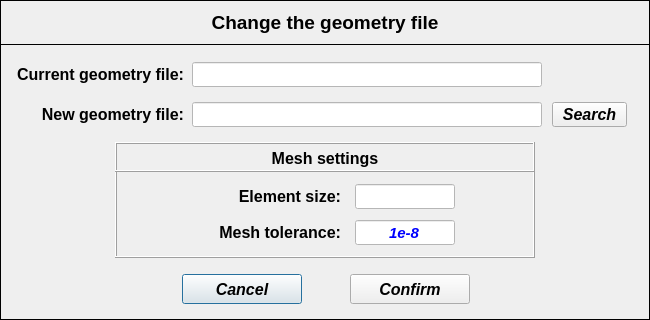
<?xml version="1.0" encoding="UTF-8"?>
<ui version="4.0">
 <class>Dialog</class>
 <widget class="QDialog" name="Dialog">
  <property name="geometry">
   <rect>
    <x>0</x>
    <y>0</y>
    <width>650</width>
    <height>320</height>
   </rect>
  </property>
  <property name="minimumSize">
   <size>
    <width>650</width>
    <height>320</height>
   </size>
  </property>
  <property name="maximumSize">
   <size>
    <width>650</width>
    <height>320</height>
   </size>
  </property>
  <property name="windowTitle">
   <string>Set Geometry File</string>
  </property>
  <widget class="QFrame" name="frame">
   <property name="geometry">
    <rect>
     <x>0</x>
     <y>0</y>
     <width>650</width>
     <height>320</height>
    </rect>
   </property>
   <property name="minimumSize">
    <size>
     <width>650</width>
     <height>320</height>
    </size>
   </property>
   <property name="maximumSize">
    <size>
     <width>650</width>
     <height>320</height>
    </size>
   </property>
   <property name="frameShape">
    <enum>QFrame::Box</enum>
   </property>
   <property name="frameShadow">
    <enum>QFrame::Plain</enum>
   </property>
   <property name="lineWidth">
    <number>1</number>
   </property>
   <widget class="QLabel" name="label">
    <property name="geometry">
     <rect>
      <x>0</x>
      <y>0</y>
      <width>650</width>
      <height>45</height>
     </rect>
    </property>
    <property name="minimumSize">
     <size>
      <width>650</width>
      <height>45</height>
     </size>
    </property>
    <property name="maximumSize">
     <size>
      <width>650</width>
      <height>45</height>
     </size>
    </property>
    <property name="font">
     <font>
      <family>Arial</family>
      <pointsize>14</pointsize>
      <weight>75</weight>
      <italic>false</italic>
      <bold>true</bold>
     </font>
    </property>
    <property name="frameShape">
     <enum>QFrame::Box</enum>
    </property>
    <property name="text">
     <string>&lt;html&gt;&lt;head/&gt;&lt;body&gt;&lt;p align=&quot;center&quot;&gt;Change the geometry file&lt;/p&gt;&lt;/body&gt;&lt;/html&gt;</string>
    </property>
    <property name="alignment">
     <set>Qt::AlignCenter</set>
    </property>
   </widget>
   <widget class="QLabel" name="label_2">
    <property name="geometry">
     <rect>
      <x>14</x>
      <y>62</y>
      <width>170</width>
      <height>25</height>
     </rect>
    </property>
    <property name="minimumSize">
     <size>
      <width>170</width>
      <height>25</height>
     </size>
    </property>
    <property name="maximumSize">
     <size>
      <width>170</width>
      <height>25</height>
     </size>
    </property>
    <property name="font">
     <font>
      <family>Arial</family>
      <pointsize>12</pointsize>
      <weight>75</weight>
      <italic>false</italic>
      <bold>true</bold>
     </font>
    </property>
    <property name="text">
     <string>&lt;html&gt;&lt;head/&gt;&lt;body&gt;&lt;p align=&quot;right&quot;&gt;Current geometry file:&lt;/p&gt;&lt;/body&gt;&lt;/html&gt;</string>
    </property>
    <property name="alignment">
     <set>Qt::AlignRight|Qt::AlignTrailing|Qt::AlignVCenter</set>
    </property>
   </widget>
   <widget class="QLineEdit" name="lineEdit_current_geometry_file_path">
    <property name="enabled">
     <bool>false</bool>
    </property>
    <property name="geometry">
     <rect>
      <x>192</x>
      <y>62</y>
      <width>350</width>
      <height>25</height>
     </rect>
    </property>
    <property name="minimumSize">
     <size>
      <width>350</width>
      <height>25</height>
     </size>
    </property>
    <property name="maximumSize">
     <size>
      <width>350</width>
      <height>25</height>
     </size>
    </property>
    <property name="font">
     <font>
      <family>Arial</family>
      <pointsize>10</pointsize>
      <weight>50</weight>
      <italic>true</italic>
      <bold>false</bold>
     </font>
    </property>
    <property name="styleSheet">
     <string notr="true">color: rgb(0, 0, 0);
background-color: rgb(255, 255, 255);</string>
    </property>
    <property name="alignment">
     <set>Qt::AlignCenter</set>
    </property>
   </widget>
   <widget class="QToolButton" name="toolButton_search_new_geometry_file">
    <property name="geometry">
     <rect>
      <x>552</x>
      <y>102</y>
      <width>75</width>
      <height>25</height>
     </rect>
    </property>
    <property name="sizePolicy">
     <sizepolicy hsizetype="Expanding" vsizetype="Expanding">
      <horstretch>0</horstretch>
      <verstretch>0</verstretch>
     </sizepolicy>
    </property>
    <property name="minimumSize">
     <size>
      <width>75</width>
      <height>25</height>
     </size>
    </property>
    <property name="maximumSize">
     <size>
      <width>75</width>
      <height>25</height>
     </size>
    </property>
    <property name="sizeIncrement">
     <size>
      <width>0</width>
      <height>1</height>
     </size>
    </property>
    <property name="font">
     <font>
      <family>Arial</family>
      <pointsize>12</pointsize>
      <weight>75</weight>
      <italic>true</italic>
      <bold>true</bold>
     </font>
    </property>
    <property name="text">
     <string>Search</string>
    </property>
   </widget>
   <widget class="QLineEdit" name="lineEdit_new_geometry_file_path">
    <property name="enabled">
     <bool>false</bool>
    </property>
    <property name="geometry">
     <rect>
      <x>192</x>
      <y>102</y>
      <width>350</width>
      <height>25</height>
     </rect>
    </property>
    <property name="minimumSize">
     <size>
      <width>350</width>
      <height>25</height>
     </size>
    </property>
    <property name="maximumSize">
     <size>
      <width>350</width>
      <height>25</height>
     </size>
    </property>
    <property name="font">
     <font>
      <family>Arial</family>
      <pointsize>10</pointsize>
      <weight>50</weight>
      <italic>true</italic>
      <bold>false</bold>
     </font>
    </property>
    <property name="styleSheet">
     <string notr="true">color: rgb(0, 0, 255);
background-color: rgb(255, 255, 255);</string>
    </property>
    <property name="alignment">
     <set>Qt::AlignCenter</set>
    </property>
   </widget>
   <widget class="QLabel" name="label_3">
    <property name="geometry">
     <rect>
      <x>14</x>
      <y>102</y>
      <width>170</width>
      <height>25</height>
     </rect>
    </property>
    <property name="minimumSize">
     <size>
      <width>170</width>
      <height>25</height>
     </size>
    </property>
    <property name="maximumSize">
     <size>
      <width>170</width>
      <height>25</height>
     </size>
    </property>
    <property name="font">
     <font>
      <family>Arial</family>
      <pointsize>12</pointsize>
      <weight>75</weight>
      <italic>false</italic>
      <bold>true</bold>
     </font>
    </property>
    <property name="text">
     <string>&lt;html&gt;&lt;head/&gt;&lt;body&gt;&lt;p align=&quot;right&quot;&gt;New geometry file:&lt;/p&gt;&lt;/body&gt;&lt;/html&gt;</string>
    </property>
    <property name="alignment">
     <set>Qt::AlignRight|Qt::AlignTrailing|Qt::AlignVCenter</set>
    </property>
   </widget>
   <widget class="QPushButton" name="pushButton_cancel">
    <property name="geometry">
     <rect>
      <x>182</x>
      <y>274</y>
      <width>120</width>
      <height>30</height>
     </rect>
    </property>
    <property name="minimumSize">
     <size>
      <width>120</width>
      <height>30</height>
     </size>
    </property>
    <property name="maximumSize">
     <size>
      <width>120</width>
      <height>30</height>
     </size>
    </property>
    <property name="font">
     <font>
      <family>Arial</family>
      <pointsize>12</pointsize>
      <weight>75</weight>
      <italic>true</italic>
      <bold>true</bold>
     </font>
    </property>
    <property name="text">
     <string>Cancel</string>
    </property>
   </widget>
   <widget class="QPushButton" name="pushButton_confirm">
    <property name="geometry">
     <rect>
      <x>350</x>
      <y>274</y>
      <width>120</width>
      <height>30</height>
     </rect>
    </property>
    <property name="minimumSize">
     <size>
      <width>120</width>
      <height>30</height>
     </size>
    </property>
    <property name="maximumSize">
     <size>
      <width>120</width>
      <height>30</height>
     </size>
    </property>
    <property name="font">
     <font>
      <family>Arial</family>
      <pointsize>12</pointsize>
      <weight>75</weight>
      <italic>true</italic>
      <bold>true</bold>
     </font>
    </property>
    <property name="text">
     <string>Confirm</string>
    </property>
   </widget>
   <widget class="QFrame" name="frame_2">
    <property name="geometry">
     <rect>
      <x>115</x>
      <y>170</y>
      <width>420</width>
      <height>88</height>
     </rect>
    </property>
    <property name="minimumSize">
     <size>
      <width>420</width>
      <height>88</height>
     </size>
    </property>
    <property name="maximumSize">
     <size>
      <width>420</width>
      <height>88</height>
     </size>
    </property>
    <property name="frameShape">
     <enum>QFrame::Box</enum>
    </property>
    <property name="frameShadow">
     <enum>QFrame::Raised</enum>
    </property>
    <widget class="QLineEdit" name="lineEdit_element_size">
     <property name="enabled">
      <bool>true</bool>
     </property>
     <property name="geometry">
      <rect>
       <x>240</x>
       <y>14</y>
       <width>100</width>
       <height>25</height>
      </rect>
     </property>
     <property name="minimumSize">
      <size>
       <width>100</width>
       <height>25</height>
      </size>
     </property>
     <property name="maximumSize">
      <size>
       <width>100</width>
       <height>25</height>
      </size>
     </property>
     <property name="font">
      <font>
       <family>Arial</family>
       <pointsize>11</pointsize>
       <weight>75</weight>
       <italic>true</italic>
       <bold>true</bold>
      </font>
     </property>
     <property name="styleSheet">
      <string notr="true">background-color: rgb(255, 255, 255);
color: rgb(0, 0, 255);</string>
     </property>
     <property name="alignment">
      <set>Qt::AlignCenter</set>
     </property>
    </widget>
    <widget class="QLabel" name="label_4">
     <property name="geometry">
      <rect>
       <x>76</x>
       <y>14</y>
       <width>150</width>
       <height>25</height>
      </rect>
     </property>
     <property name="minimumSize">
      <size>
       <width>150</width>
       <height>25</height>
      </size>
     </property>
     <property name="maximumSize">
      <size>
       <width>150</width>
       <height>25</height>
      </size>
     </property>
     <property name="font">
      <font>
       <family>Arial</family>
       <pointsize>12</pointsize>
       <weight>75</weight>
       <italic>false</italic>
       <bold>true</bold>
      </font>
     </property>
     <property name="text">
      <string>&lt;html&gt;&lt;head/&gt;&lt;body&gt;&lt;p align=&quot;right&quot;&gt;Element size:&lt;/p&gt;&lt;/body&gt;&lt;/html&gt;</string>
     </property>
     <property name="alignment">
      <set>Qt::AlignRight|Qt::AlignTrailing|Qt::AlignVCenter</set>
     </property>
    </widget>
    <widget class="QLineEdit" name="lineEdit_geometry_tolerance">
     <property name="enabled">
      <bool>true</bool>
     </property>
     <property name="geometry">
      <rect>
       <x>240</x>
       <y>50</y>
       <width>100</width>
       <height>25</height>
      </rect>
     </property>
     <property name="minimumSize">
      <size>
       <width>100</width>
       <height>25</height>
      </size>
     </property>
     <property name="maximumSize">
      <size>
       <width>100</width>
       <height>25</height>
      </size>
     </property>
     <property name="font">
      <font>
       <family>Arial</family>
       <pointsize>11</pointsize>
       <weight>75</weight>
       <italic>true</italic>
       <bold>true</bold>
      </font>
     </property>
     <property name="styleSheet">
      <string notr="true">background-color: rgb(255, 255, 255);
color: rgb(0, 0, 255);</string>
     </property>
     <property name="text">
      <string>1e-8</string>
     </property>
     <property name="alignment">
      <set>Qt::AlignCenter</set>
     </property>
    </widget>
    <widget class="QLabel" name="label_6">
     <property name="geometry">
      <rect>
       <x>76</x>
       <y>50</y>
       <width>150</width>
       <height>25</height>
      </rect>
     </property>
     <property name="minimumSize">
      <size>
       <width>150</width>
       <height>25</height>
      </size>
     </property>
     <property name="maximumSize">
      <size>
       <width>150</width>
       <height>25</height>
      </size>
     </property>
     <property name="font">
      <font>
       <family>Arial</family>
       <pointsize>12</pointsize>
       <weight>75</weight>
       <italic>false</italic>
       <bold>true</bold>
      </font>
     </property>
     <property name="text">
      <string>&lt;html&gt;&lt;head/&gt;&lt;body&gt;&lt;p align=&quot;right&quot;&gt;Mesh tolerance:&lt;/p&gt;&lt;/body&gt;&lt;/html&gt;</string>
     </property>
     <property name="alignment">
      <set>Qt::AlignRight|Qt::AlignTrailing|Qt::AlignVCenter</set>
     </property>
    </widget>
   </widget>
   <widget class="QFrame" name="frame_3">
    <property name="geometry">
     <rect>
      <x>115</x>
      <y>142</y>
      <width>420</width>
      <height>30</height>
     </rect>
    </property>
    <property name="minimumSize">
     <size>
      <width>420</width>
      <height>30</height>
     </size>
    </property>
    <property name="maximumSize">
     <size>
      <width>420</width>
      <height>30</height>
     </size>
    </property>
    <property name="frameShape">
     <enum>QFrame::Box</enum>
    </property>
    <property name="frameShadow">
     <enum>QFrame::Raised</enum>
    </property>
    <widget class="QLabel" name="label_7">
     <property name="geometry">
      <rect>
       <x>125</x>
       <y>4</y>
       <width>170</width>
       <height>25</height>
      </rect>
     </property>
     <property name="minimumSize">
      <size>
       <width>170</width>
       <height>25</height>
      </size>
     </property>
     <property name="maximumSize">
      <size>
       <width>170</width>
       <height>25</height>
      </size>
     </property>
     <property name="font">
      <font>
       <family>Arial</family>
       <pointsize>12</pointsize>
       <weight>75</weight>
       <italic>false</italic>
       <bold>true</bold>
      </font>
     </property>
     <property name="text">
      <string>&lt;html&gt;&lt;head/&gt;&lt;body&gt;&lt;p align=&quot;center&quot;&gt;Mesh settings&lt;/p&gt;&lt;/body&gt;&lt;/html&gt;</string>
     </property>
     <property name="alignment">
      <set>Qt::AlignRight|Qt::AlignTrailing|Qt::AlignVCenter</set>
     </property>
    </widget>
   </widget>
  </widget>
 </widget>
 <resources/>
 <connections/>
</ui>
